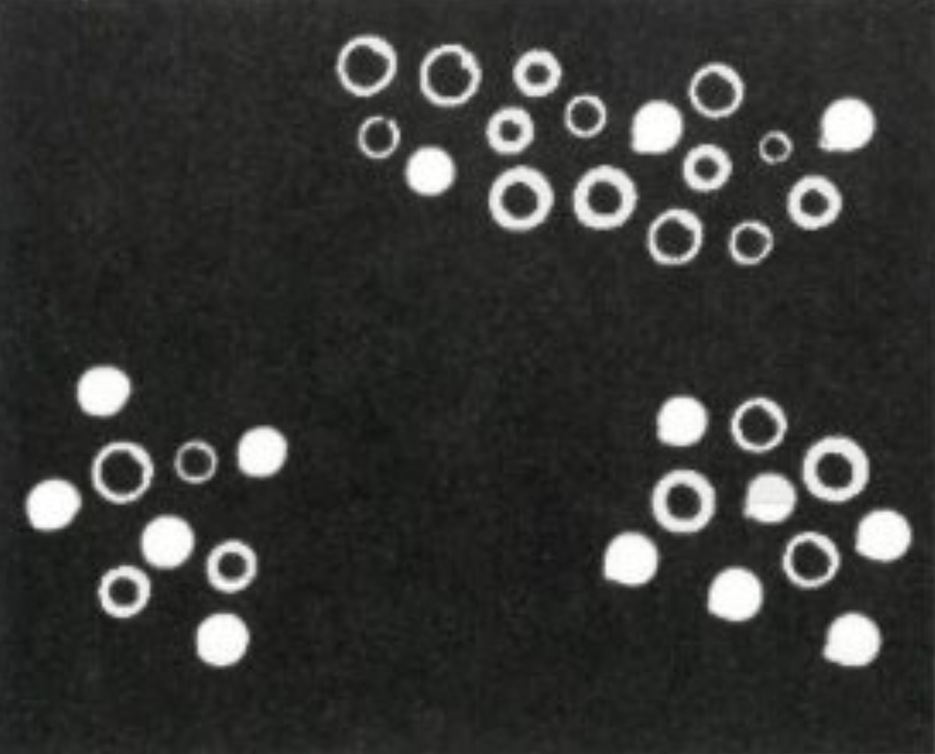
%> input picture blob-clusters.png, 935 x 754 px, shrunk from 1270 x 1024 before the run
$ octave ch10_connectedcomponent.m   (GNU Octave 9; MATLAB toolbox functions it lacks are replaced by stand-ins)
%> lines starting %> are read from the running program, lines starting %| are printed output that depends on the picture; in (x1, y1, x2, y2) boxes, pixels count from 0 and x2, y2 are one past the last pixel; in counts of white or black regions, pixels touching at a corner belong together; the program's own positions count from 1
clear; close all; clc;
f = imread('blob-clusters.png');
%> f is the input picture: size 754x935x3 uint8; mean R, G, B 54.2, 54.9, 52.9
f = rgb2gray(f);
%> f: size 754x935 uint8
f = double(f >= 128);
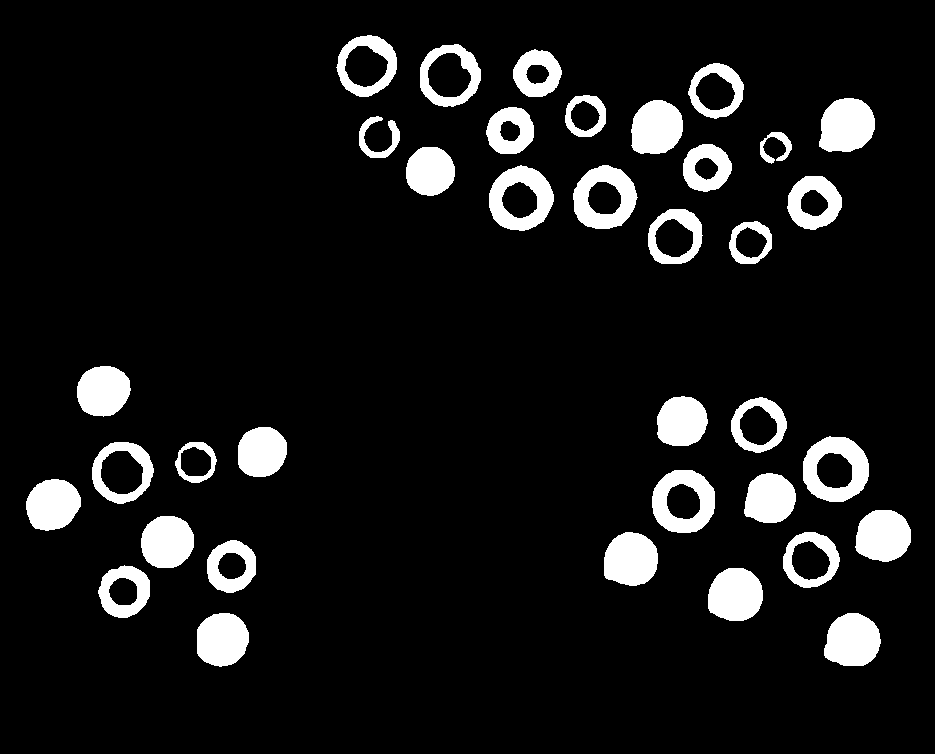
%> f: size 754x935 double; values 0 (black) and 1 (white), 8.9% white; 36 white regions, largest, box (x1, y1, x2, y2) and area: (803, 436, 869, 502) 2462, (819, 98, 875, 152) 2426, (824, 613, 881, 666) 2378
subplot(3,2,1), imshow(f);
cc = bwconncomp(f, 8);
%> cc = 36 connected components
L = labelmatrix(cc);
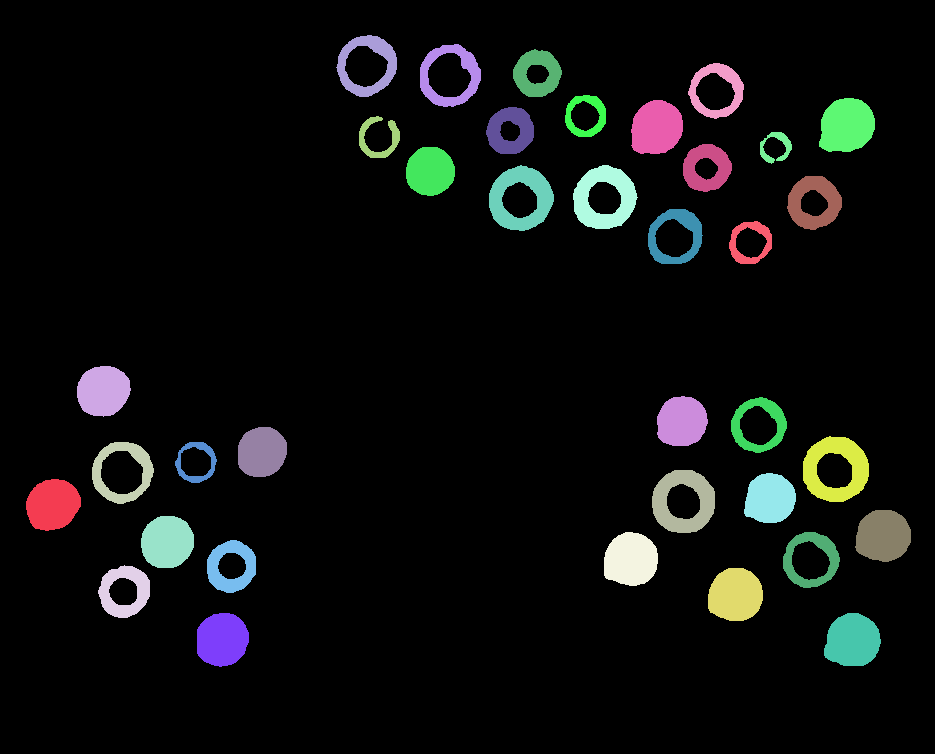
%> L: size 754x935 uint8; 37 distinct labels, from 0 to 36; one colour per label, 0 black
g = label2rgb(L, 'jet', [.7 .7 .7], 'shuffle');
subplot(3,2,2), imshow(g);

se = strel('disk', 60);
f2 = imdilate(f, se);
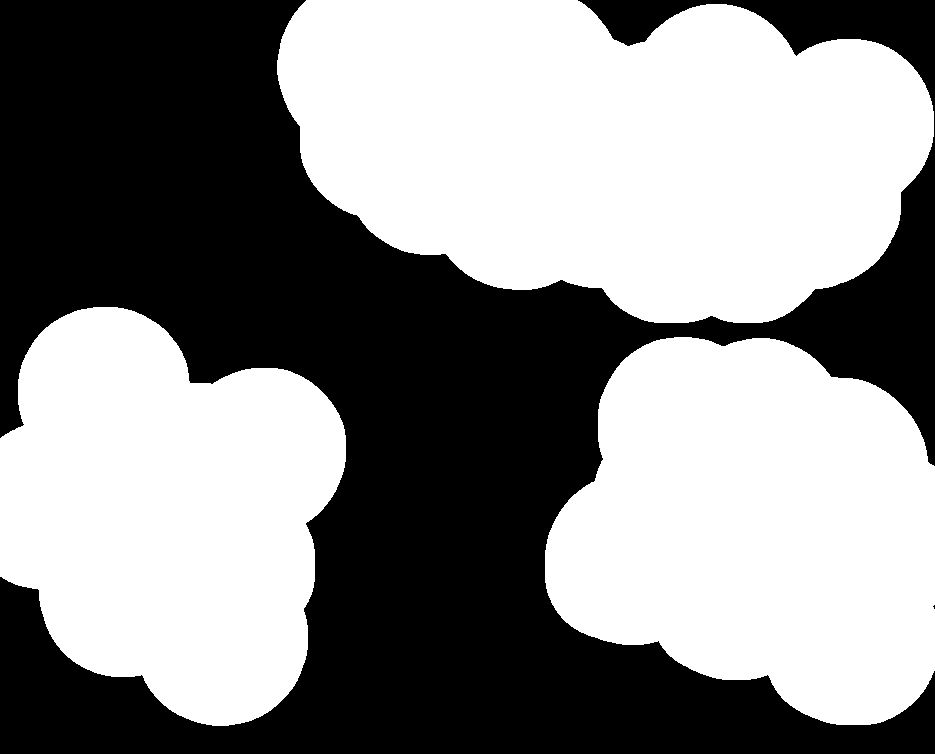
%> f2: size 754x935 double; values 0 (black) and 1 (white), 54.4% white; 2 black regions (1 under 20 px), largest, box (x1, y1, x2, y2) and area: (0, 0, 935, 754) 321201
subplot(3,2,3), imshow(f2);
cc2 = bwconncomp(f2, 8);
%> cc2 = 3 connected components
L2 = labelmatrix(cc2);
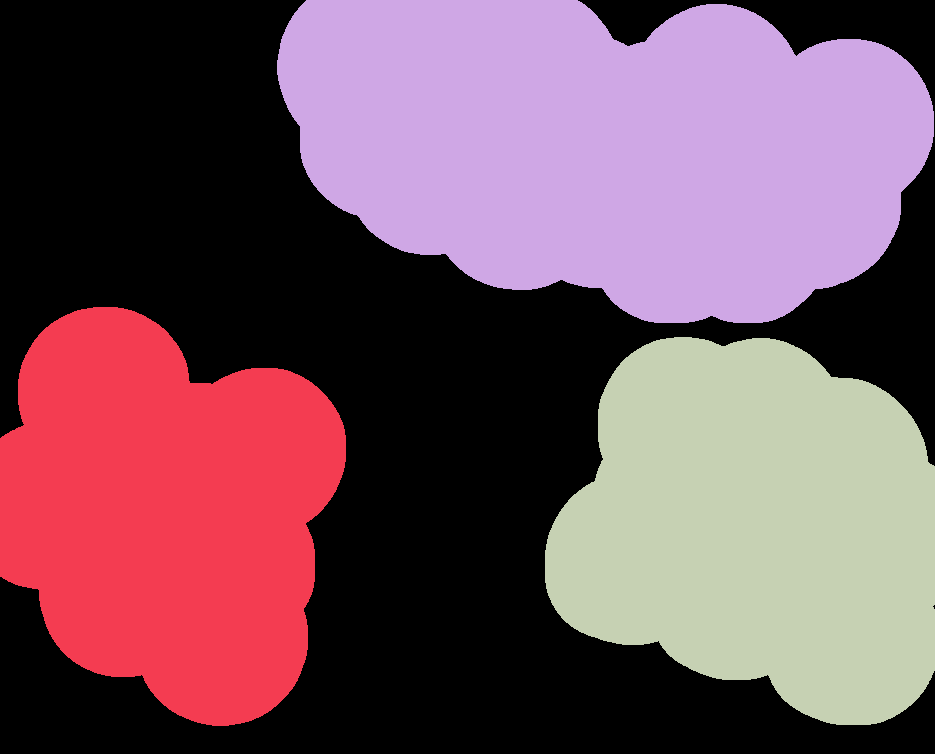
%> L2: size 754x935 uint8; 4 distinct labels, from 0 to 3; one colour per label, 0 black
g2 = label2rgb(L2, 'jet', [.7 .7 .7], 'shuffle');
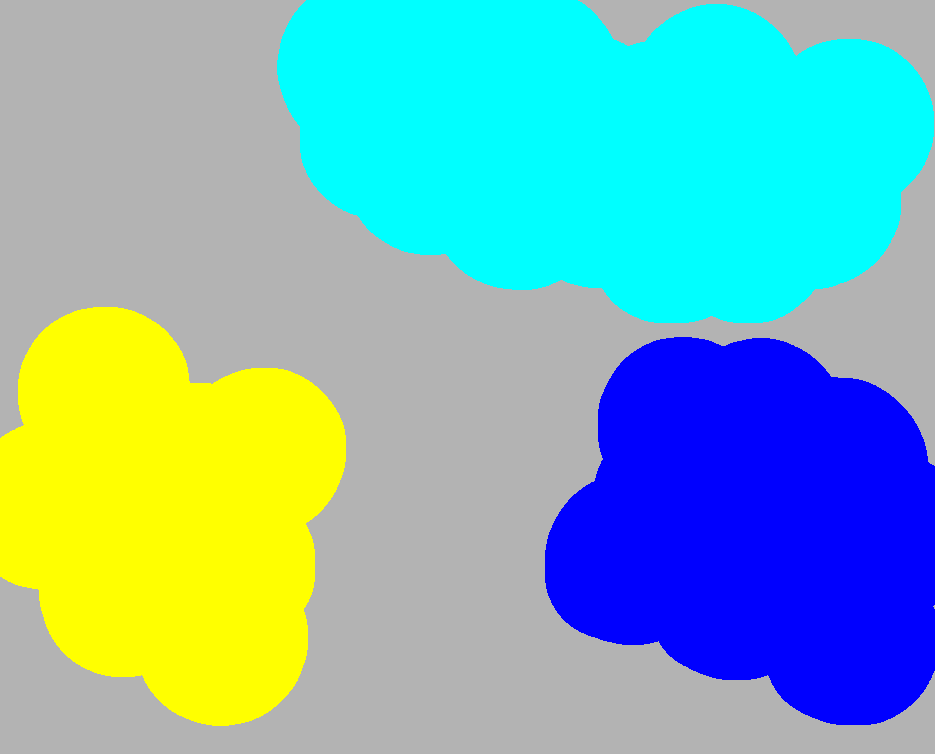
%> g2: size 754x935x3 uint8; mean R, G, B 119.6, 178.8, 182.3
subplot(3,2,4), imshow(g2);

L3 = L2;
L3(~f) = 0;
g3 = label2rgb(L3, 'jet', [.7 .7 .7], 'shuffle');
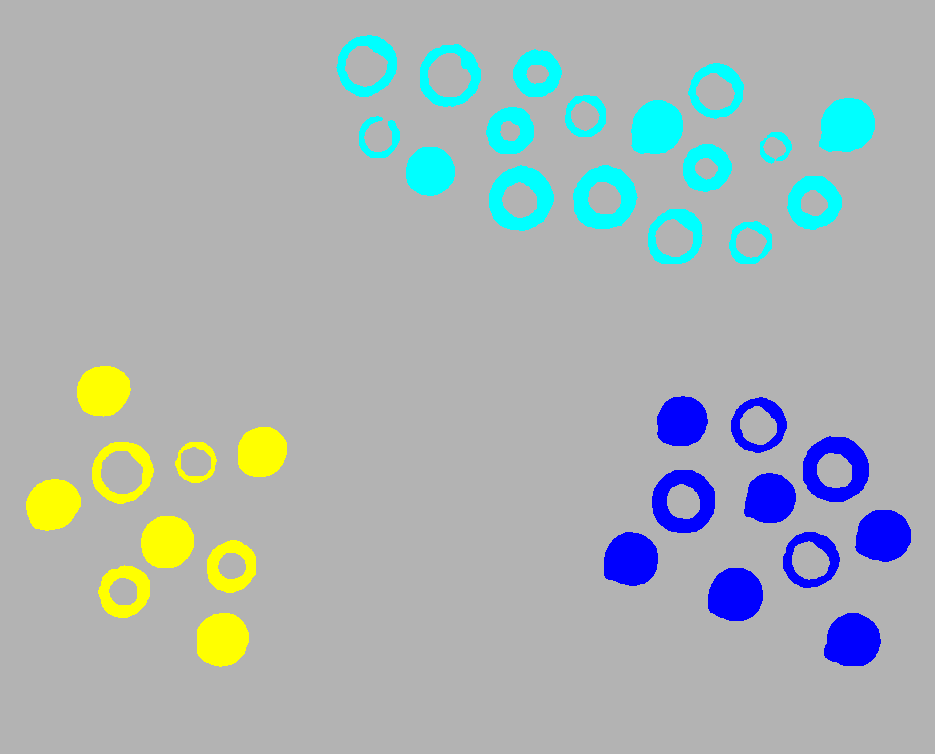
%> g3: size 754x935x3 uint8; mean R, G, B 168.8, 178.2, 180
subplot(3,2,5), imshow(g3);
